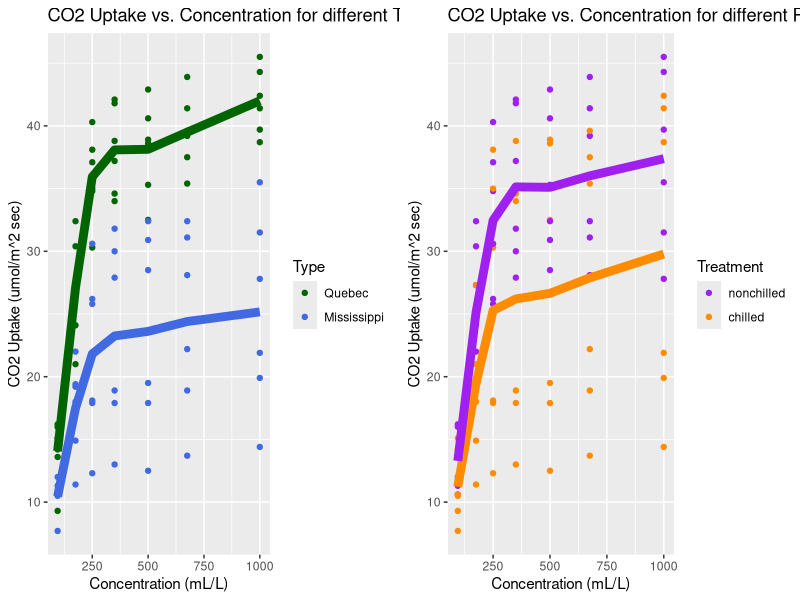
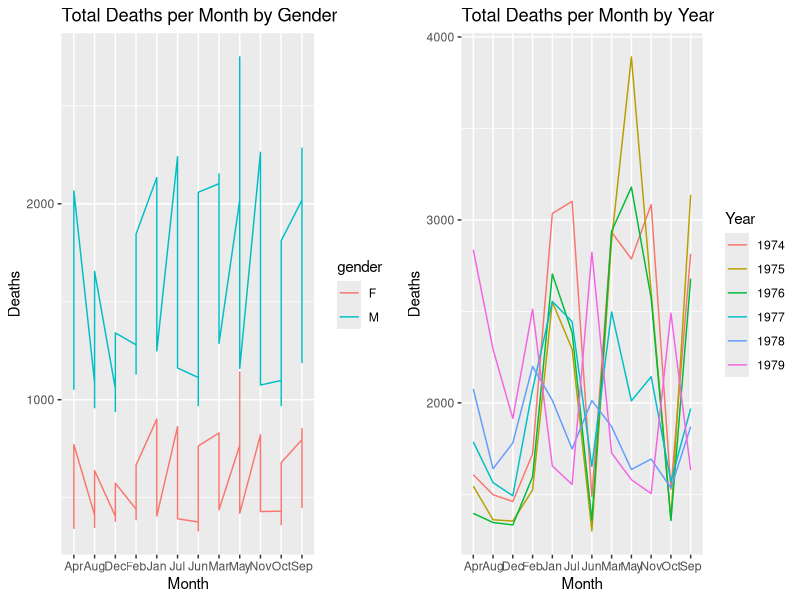
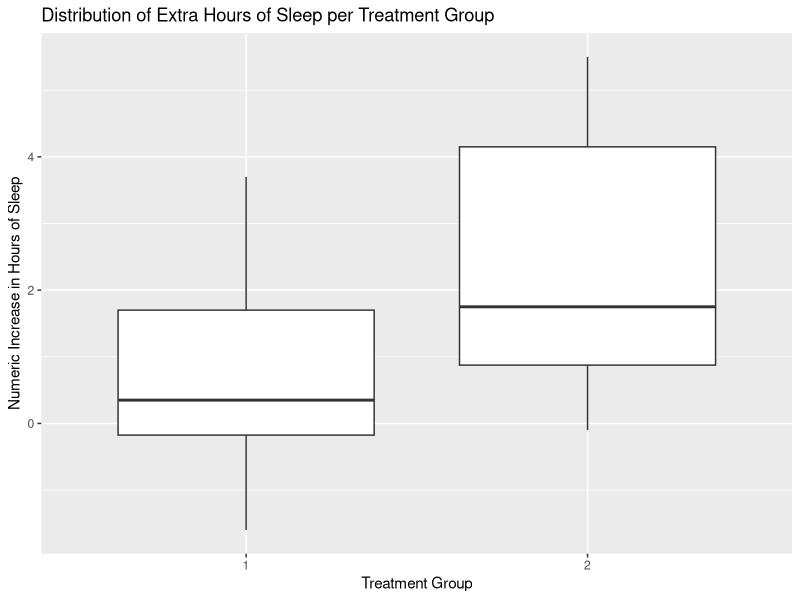
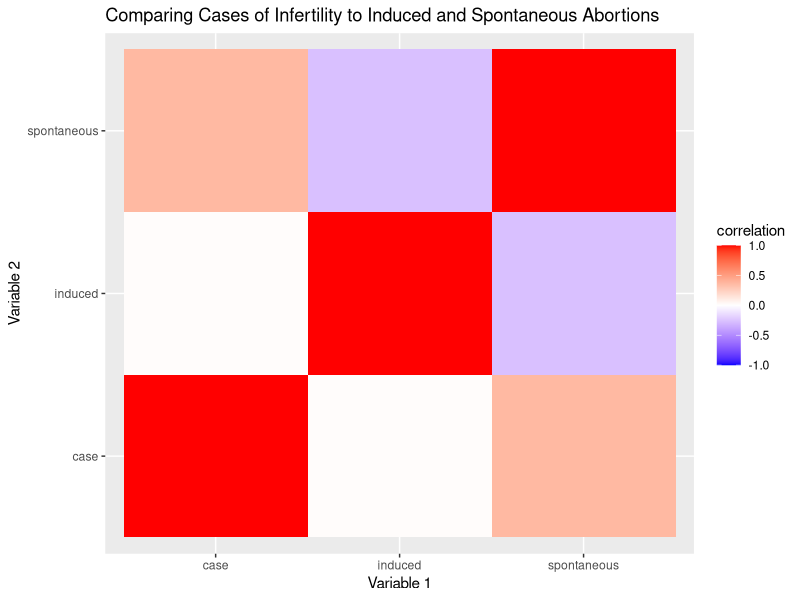

The R script that drew these images, in order:
## ---- chunk 1
knitr::opts_chunk$set(warning = FALSE, message = FALSE)
## ---- chunk 2
library(tidyverse)
library(ggplot2)
library(knitr)
data("CO2")
data("UKLungDeaths")
data("sleep")
data("infert")
## ---- chunk 3
head(CO2) %>% kable(align = c("c", "c"))
## ---- chunk 4
# Filters the dataset by Type and summarises the uptake at each concentration 
mean_type_q <- CO2 %>% filter(Type == "Quebec") %>% 
  group_by(conc) %>% 
  summarise(mean_up = mean(uptake))
mean_type_m <- CO2 %>% filter(Type == "Mississippi") %>% 
  group_by(conc) %>% 
  summarise(mean_up = mean(uptake))

# Filters the dataset by Treatment and summarises the uptake at each concentration 
mean_treat_un <- CO2 %>% filter(Treatment == "nonchilled") %>% 
  group_by(conc) %>% 
  summarise(mean_up = mean(uptake))
mean_treat <- CO2 %>% filter(Treatment == "chilled") %>% 
  group_by(conc) %>% 
  summarise(mean_up = mean(uptake))
## ---- chunk 5
# Creates a scatter plot mapping uptake to concentration, and then draws two lines across the graph representing the average uptake for each Type at each concentration. 
mycolors <- c("darkgreen", "royalblue")
plot1 <- ggplot() + geom_point(data = CO2, mapping = aes(conc, uptake, color=Type)) + 
  geom_line(data = mean_type_q, mapping = aes(conc, mean_up), color = "darkgreen", size = 3) + 
  geom_line(data = mean_type_m, mapping = aes(conc, mean_up), color = "royalblue", size = 3) + 
  scale_colour_manual(name = "Type", values = mycolors) + 
  ggtitle("CO2 Uptake vs. Concentration for different Types of Plants") + 
  labs(x = "Concentration (mL/L)", y = "CO2 Uptake (umol/m^2 sec)")

# Creates a scatter plot mapping uptake to concentration, and then draws two lines across the graph representing the average uptake for each Treatment at each concentration. 
mycolors2 <- c("purple", "darkorange")
plot2 <- ggplot() + geom_point(data = CO2, mapping = aes(conc, uptake, color=Treatment)) + 
  geom_line(data = mean_treat, mapping = aes(conc, mean_up), color = "darkorange", size = 3) + 
  geom_line(data = mean_treat_un, mapping = aes(conc, mean_up), color = "purple", size = 3) + 
  scale_colour_manual(name = "Treatment", values = mycolors2) + 
  ggtitle("CO2 Uptake vs. Concentration for different Plant Treatments") + 
  labs(x = "Concentration (mL/L)", y = "CO2 Uptake (umol/m^2 sec)")

# Places the two plots next to each other for easy visualization 
cowplot::plot_grid(plot1, plot2, ncol=2)
## ---- chunk 6
# Converts the data from time series to data frame 
mdeaths2 <- data.frame(matrix(mdeaths, ncol=frequency(mdeaths), dimnames=dimnames(.preformat.ts(mdeaths))))
fdeaths2 <- data.frame(matrix(fdeaths, ncol=frequency(fdeaths), dimnames=dimnames(.preformat.ts(fdeaths))))
ldeaths2 <- data.frame(matrix(ldeaths, ncol=frequency(ldeaths), dimnames=dimnames(.preformat.ts(ldeaths))))
mdeaths2 %>% kable(align = c("c", "c"))
## ---- chunk 7
# Labels each data set by gender, then converts them to "long" datasets
mdeaths_long <- mdeaths2 %>% rownames_to_column("Year") %>% 
  mutate(gender = "M") %>% 
  gather(key = Month, value = Deaths, -Year, -gender)

fdeaths_long <- fdeaths2 %>% rownames_to_column("Year") %>% 
  mutate(gender = "F") %>% 
  gather(key = Month, value = Deaths, -Year, -gender)

ldeaths_long <- ldeaths2 %>% rownames_to_column("Year") %>% 
  mutate(gender = "L") %>% 
  gather(key = Month, value = Deaths, -Year, -gender)

# Combines two long datasets into one data frame 
total_deaths <- bind_rows(mdeaths_long, fdeaths_long)
## ---- chunk 8
# Creates two lines which connect the observations for number of deaths per month for each gender
plot1 <- ggplot(data = total_deaths) + 
  geom_line(aes(Month, Deaths, group = gender, color = gender)) + 
  ggtitle("Total Deaths per Month by Gender")

# Creates two lines which connect the observations for number of deaths per month for each year
plot2 <- ggplot(data = ldeaths_long) + 
  geom_line(aes(Month, Deaths, group = Year, color = Year)) + 
  ggtitle("Total Deaths per Month by Year")

# Places the two plots next to each other for easy visualization 
cowplot::plot_grid(plot1, plot2, ncol=2)
## ---- chunk 9
head(sleep) %>% kable(align = c("c", "c"))
## ---- chunk 10
# Groups the dataset by drug group and summarizes the proportion of patients that had an increase in sleep greater than 1 hour
table <- sleep %>% group_by(group) %>% summarise(proportion = sum(extra>1)/n())
kable(table, caption="Proportion of Patients who saw an Increase in Sleep of More than 1 Hour", align = c("c", "c"))
## ---- chunk 11
# Creates boxplots for each drug group to look at the distribution for extra hours of sleep gained 
ggplot(data=sleep) + geom_boxplot(mapping = aes(group, extra)) + 
  ggtitle("Distribution of Extra Hours of Sleep per Treatment Group") + 
  labs(x = "Treatment Group", y = "Numeric Increase in Hours of Sleep")
## ---- chunk 12
head(infert) %>% kable(align = c("c", "c"))
## ---- chunk 13
# Selects certain variables to create a correlation matrix
infert_new <- infert %>% select(induced, spontaneous, case) 
infert_corr <- cor(infert_new)

# Turned into a long dataset
infert_long <- 
  as.data.frame(infert_corr) %>% rownames_to_column() %>%
  gather(key = variables, value = correlation, -rowname)
## ---- chunk 14
# Creates a correlation heat map between the different types of abortions and whether or not they were infertile
ggplot(data = infert_long, mapping = aes(x = rowname, y = variables)) + 
  geom_tile(mapping = aes(fill = correlation)) + 
  scale_fill_gradient2(low = "blue", high = "red", mid = "white", midpoint = 0, limit = c(-1,1), space = "Lab") +
  labs(x = "Variable 1", y = "Variable 2") + ggtitle("Comparing Cases of Infertility to Induced and Spontaneous Abortions")
